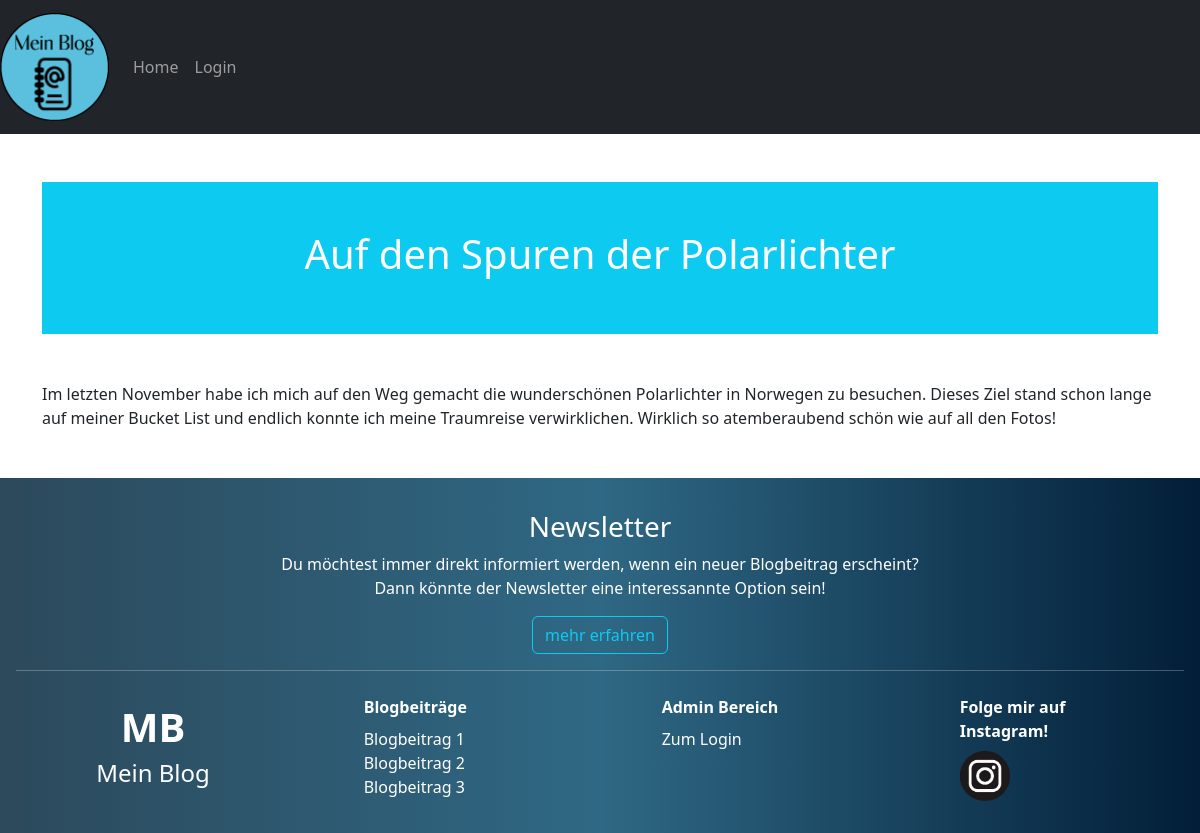
Screenshot of /uebersicht_besucher.php?id=3 with the database file from the repository.
### tables this page shows
CREATE TABLE `data` (
  `id` int(11) NOT NULL,
  `title` varchar(40) NOT NULL,
  `textcontent` varchar(500) NOT NULL
);

### logic.php (called while the page is built, shortened)
<?php
    $conn = new mysqli("db", "root", "rootpassword", "testDB");
    if(isset($_REQUEST['id'])) {
        $id = $_REQUEST['id'];
        $sql = "SELECT * FROM data WHERE id = $id";
        $query = mysqli_query($conn, $sql);
    }
?>

### uebersicht_besucher.php (the view, shortened to what this page needs)
<?php
  include "logic.php";
?>
<!doctype html>
<html lang="en">
  <head>
    <link href="https://cdn.jsdelivr.net/npm/bootstrap@5.2.3/dist/css/bootstrap.min.css" rel="stylesheet">
  </head>
  <body>
    <nav class="navbar navbar-expand-md navbar-dark bg-dark mb-5">
      <a href="#" class="navbar-brand mb-0 h1">
        <img class="d-inline-block align-top ml-3" src="Logo_sm.png" height="108" width="109" alt="Logo"/>
      </a>
      <div class="collapse navbar-collapse" id="navbarNav">
        <ul class="navbar-nav">
          <li class="nav-item active">
            <a href="index.php" class="nav-link">Home</a>
          </li>
          <li class="nav-item active">
            <a href="login_fe.php" class="nav-link">Login</a>
          </li>
        </ul>
      </div>
    </nav>
    <div class="container mt-5">
        <?php foreach($query as $q) {?>
            <div class="bg-info p-5 rounded-lg text-white text-center">
                <h1><?php echo $q['title'];?></h1>
            </div>
            <p class="mt-5 border-left border-dark pl-3"><?php echo $q['textcontent'];?></p>
        <?php }?>
    </div>
    </body>
</html>

### rows the page displays
data: title "Auf den Spuren der Polarlichter", textcontent "Im letzten November habe ich mich auf den Weg gemacht die wunderschönen Polarlichter in Norwegen zu besuchen. Dieses Ziel stand schon lange auf meiner Bucket List und endlich konnte ich meine Traumreise verwirklichen. Wirklich so atemberaubend schön wie auf all den Fotos!"
